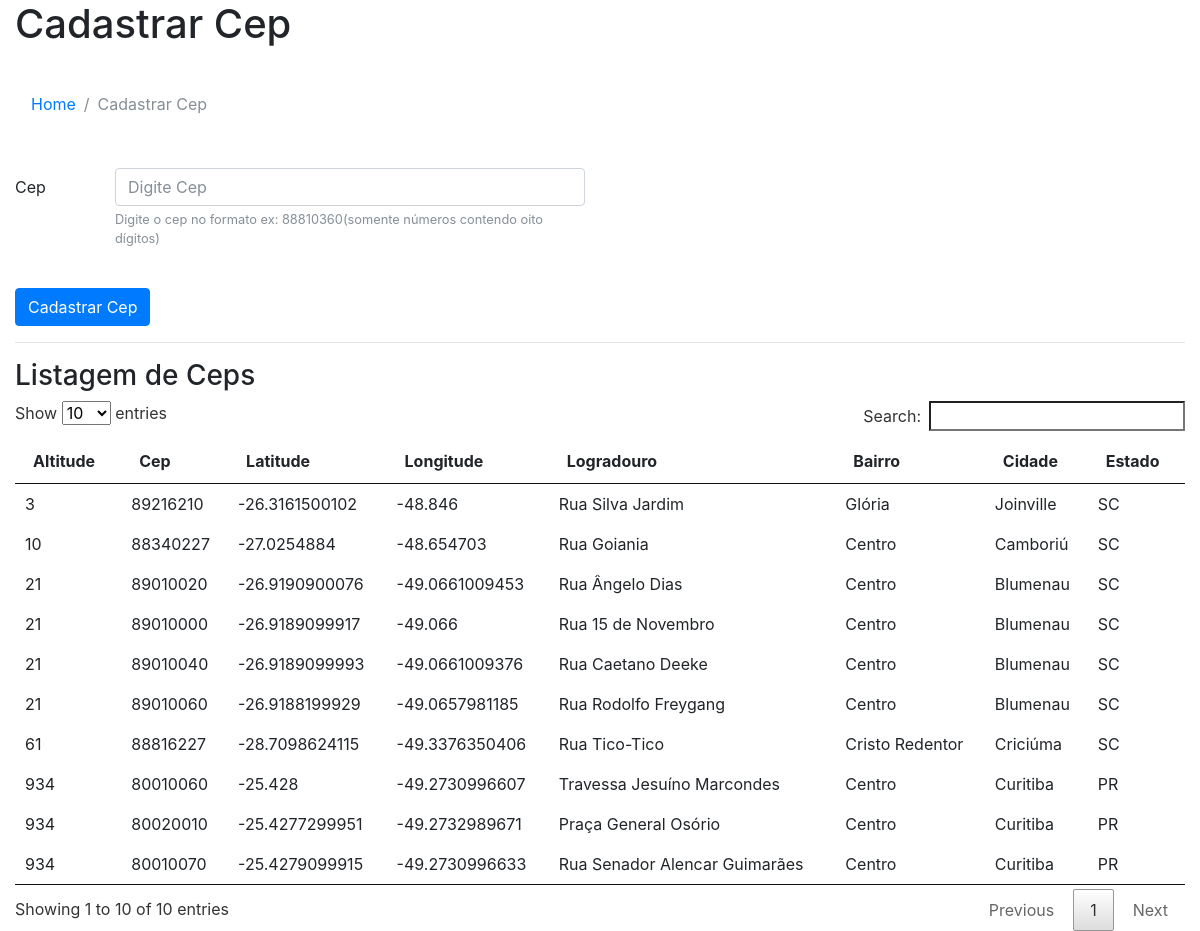
Page /cadastrarcep.php on the committed database.
### tables this page shows
CREATE TABLE `ceps` (
  `id` int(10) UNSIGNED NOT NULL,
  `altitude` double NOT NULL,
  `cep` int(11) NOT NULL,
  `latitude` double NOT NULL,
  `longitude` double NOT NULL,
  `logradouro` varchar(255) NOT NULL,
  `bairro` varchar(150) NOT NULL,
  `cidade` varchar(150) NOT NULL,
  `estado` varchar(10) NOT NULL
);

### config.php (called while the page is built, shortened)
<?php
class Config{
    public function __construct(){
        try{
            $this->pdo = new PDO("mysql:dbname=testedatafrete;host=localhost","root","");
        }catch(PDOExcetion $e){
            echo "erro";
        }
    }
}
?>

### functions.php (called while the page is built, shortened)
<?php
    include('config.php');
    class Functions extends Config{
        public function GetAllCeps(){
            $array = array();
            $sql = " select * from ceps ";
            $sql = $this->pdo->query($sql);
            if($sql->rowCount() > 0){
                $array = $sql->fetchAll();
            }
            return $array;
        }
    }
?>

### cadastrarcep.php (the view, shortened to what this page needs)
<!DOCTYPE html>
<html>
    <head>
        <link rel="stylesheet" href="css/bootstrap.min.css">
        <?php
            include('functions.php');
            $functions = new Functions();
            $lista_ceps = $functions->GetAllCeps();
        ?>
    </head>
    <body>
        <div class="container-fluid">
            <div class="row">
                <div class="col-12">
                    <h1>Cadastrar Cep</h1>
                    <br/>
                    <nav aria-label="breadcrumb">
                        <ol class="breadcrumb">
                            <li class="breadcrumb-item"><a href="index.php">Home</a></li>
                            <li class="breadcrumb-item active" aria-current="page">Cadastrar Cep</li>
                        </ol>
                    </nav>
                    <br/>
                </div>
            </div>
            <div class="row">
                <div class="col-12">
                    <form method="POST">
                        <div class="form-group row">
                            <label for="inputCep" class="col-sm-1 col-form-label">Cep</label>
                            <div class="col-sm-5">
                                <input type="text" class="form-control" name="cep" id="inputCep" placeholder="Digite Cep" required="required"
                                pattern="[0-9]{8}$" >
                                <small id="ceplHelp" class="form-text text-muted">
                                    Digite o cep no formato ex: 88810360(somente números contendo oito dígitos) </small>
                            </div>
                        </div>
                        <br/>
                        <button type="submit" class="btn btn-primary">Cadastrar Cep</button>
                    </form>
                </div>
            </div>
            <hr/>
            <div class="row">
                <div class="col-12">
                    <h3>Listagem de Ceps</h3>
                    <table id="mytable">
                        <thead>
                            <tr>
                                <th>Altitude</th>
                                <th>Cep</th>
                                <th>Latitude</th>
                                <th>Longitude</th>
                                <th>Logradouro</th>
                                <th>Bairro</th>
                                <th>Cidade</th>
                                <th>Estado</th>
                            </tr>
                        </thead>
                        <tbody>
                            <?php foreach($lista_ceps as $ceps): ?>
                                <tr>
                                    <td><?php echo $ceps['altitude']; ?></td>
                                    <td><?php echo $ceps['cep']; ?></td>
                                    <td><?php echo $ceps['latitude']; ?></td>
                                    <td><?php echo $ceps['longitude']; ?></td>
                                    <td><?php echo $ceps['logradouro']; ?></td>
                                    <td><?php echo $ceps['bairro']; ?></td>
                                    <td><?php echo $ceps['cidade']; ?></td>
                                    <td><?php echo $ceps['estado']; ?></td>
                                </tr>
                            <?php endforeach; ?>
                        </tbody>
                    </table>
                </div>
            </div>
        </div>
        <link rel="stylesheet" type="text/css" href="datatables/datatables.min.css"/>
    </body>
</html>

### cadastrarcep.php (style rules this page uses)
.breadcrumb { background-color: white !important; }

### rows in the picture
ceps: altitude "934", cep "80010060", latitude "-25.428", longitude "-49.2730996607", logradouro "Travessa Jesuíno Marcondes", bairro "Centro", cidade "Curitiba", estado "PR"
ceps: altitude "934", cep "80020010", latitude "-25.4277299951", longitude "-49.2732989671", logradouro "Praça General Osório", bairro "Centro", cidade "Curitiba", estado "PR"
ceps: altitude "10", cep "88340227", latitude "-27.0254884", longitude "-48.654703", logradouro "Rua Goiania", bairro "Centro", cidade "Camboriú", estado "SC"
ceps: altitude "21", cep "89010020", latitude "-26.9190900076", longitude "-49.0661009453", logradouro "Rua Ângelo Dias", bairro "Centro", cidade "Blumenau", estado "SC"
ceps: altitude "21", cep "89010000", latitude "-26.9189099917", longitude "-49.066", logradouro "Rua 15 de Novembro", bairro "Centro", cidade "Blumenau", estado "SC"
ceps: altitude "21", cep "89010040", latitude "-26.9189099993", longitude "-49.0661009376", logradouro "Rua Caetano Deeke", bairro "Centro", cidade "Blumenau", estado "SC"
ceps: altitude "21", cep "89010060", latitude "-26.9188199929", longitude "-49.0657981185", logradouro "Rua Rodolfo Freygang", bairro "Centro", cidade "Blumenau", estado "SC"
ceps: altitude "61", cep "88816227", latitude "-28.7098624115", longitude "-49.3376350406", logradouro "Rua Tico-Tico", bairro "Cristo Redentor", cidade "Criciúma", estado "SC"
ceps: altitude "934", cep "80010070", latitude "-25.4279099915", longitude "-49.2730996633", logradouro "Rua Senador Alencar Guimarães", bairro "Centro", cidade "Curitiba", estado "PR"
ceps: altitude "3", cep "89216210", latitude "-26.3161500102", longitude "-48.846", logradouro "Rua Silva Jardim", bairro "Glória", cidade "Joinville", estado "SC"
